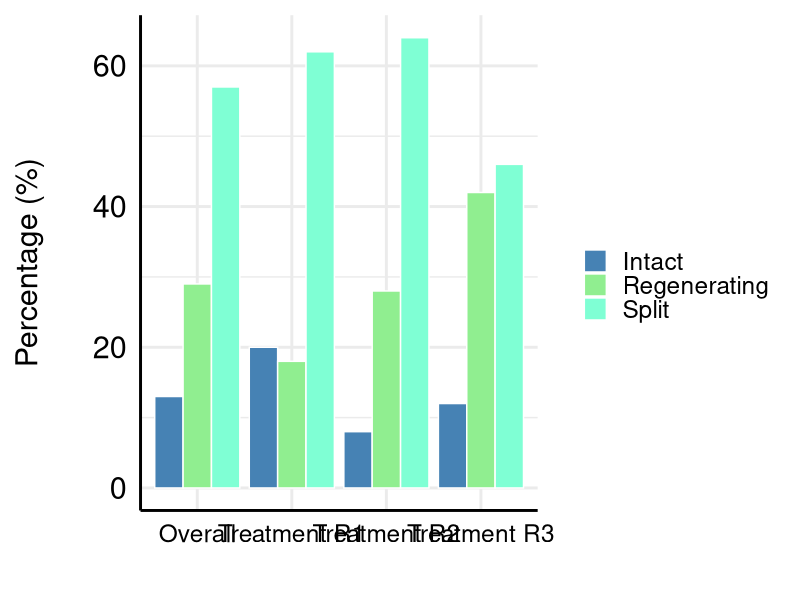
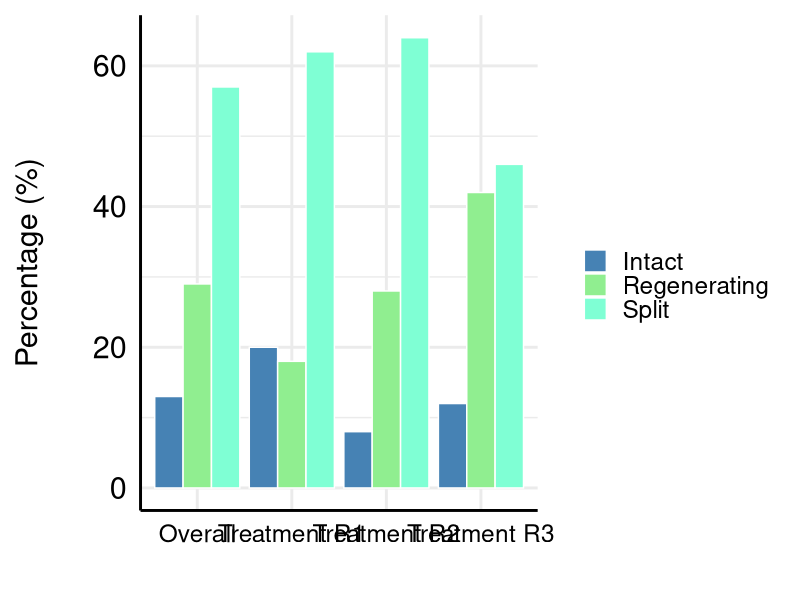

These charts were generated, in order, by the following R code:
#The effects of the nonnative brittle star Ophiothela mirabilis Verrill, 1867 on the feeding performance of an octocoral host in a southwestern Atlantic rocky shore 
#Patrick Derviche and Paulo da Cunha Lana 

#Package
library(ggplot2)

#Figure 3
data <- read.csv(file="discstate.csv",header=TRUE,sep=";",dec=".")

Fig3<- ggplot(data, aes(x = treatment, y = perc, fill = disc)) + 
  geom_bar(stat = "identity", position = position_dodge(), col = "white") +
  scale_fill_manual(values=c("steelblue","lightgreen","aquamarine"), name=" ") + 
  theme_minimal(base_size = 22)+  
  theme(axis.text.x = element_text(color="black"))+
  theme(axis.text.y = element_text(color="black",size=22))+
  xlab(" ") + ylab(expression(atop("Percentage (%)")))+ 
  theme(axis.line = element_line(colour = "black", size = 1, linetype = "solid"))

Fig3

ggsave(Fig3, file="Fig3.png", width=17.4, height=7, dpi=1500)
#END